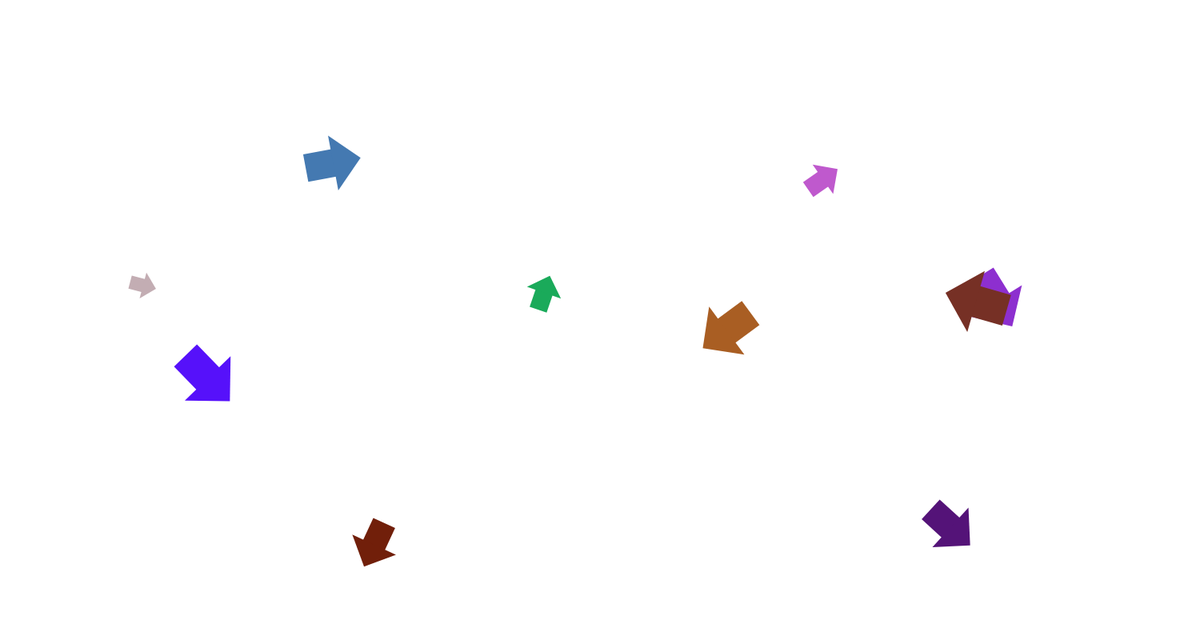
Frame 1 (no input)
Frame 60 (no input): identical to frame 1, image omitted
Frame 120 (the mouse pressed at the canvas centre since frame 60): identical to frame 1, image omitted

The p5.js sketch that drew this single still picture (run headless with seeded random() and noise() and a simulated clock; from frame 60 on, the mouse is pressed at the canvas centre):

// p5.js sketch
// ── sketch.js
let myArrows = []

function setup() {
    createCanvas(1500, 800);
    background(130);
    for (let arno = 0; arno < 10; arno++) {
        myArrows.push(new Arrow())
        console.log("Arrow " + (arno + 1) + " Distance to Center :");
        myArrows.forEach(arrow => arrow.distToCenter());
    }
}

function draw() {
    background(255);
    myArrows.forEach(arrow => arrow.drawArrow());
}
// ── Arrow.js
class Arrow {
    constructor(x, y, rotation) {
        this.x = random(100, 1400);
        this.y = random(100, 700);
        this.colourR = random(1, 255);
        this.colourG = random(1, 255);
        this.colourB = random(1, 255);
        this.size = 25 * random(0.3, .8);
        this.centerX = 750;
        this.centerY = 400;
        this.distX = 0;
        this.distY = 0;
        this.rotation = Math.random() * (Math.PI * 2);
    }

    drawArrow() {
        push();
        fill(this.colourR, this.colourG, this.colourB);
        strokeWeight(0);
        translate(this.x, this.y);
        rotate(this.rotation);
        rect(-2 * this.size, -this.size, 2 * (this.size + 1), 2 * this.size);
        triangle(0, -2 * this.size, 2 * this.size, 0, 0, 2 * this.size);
        pop();
    }

    distToCenter() {
        this.distX = this.centerX - this.x;
        this.distY = this.centerY - this.y;
        this.totalDist = sq(this.distX) + sq(this.distY);
        this.dist = sqrt(this.totalDist);
        console.log(this.dist);
    }
}
